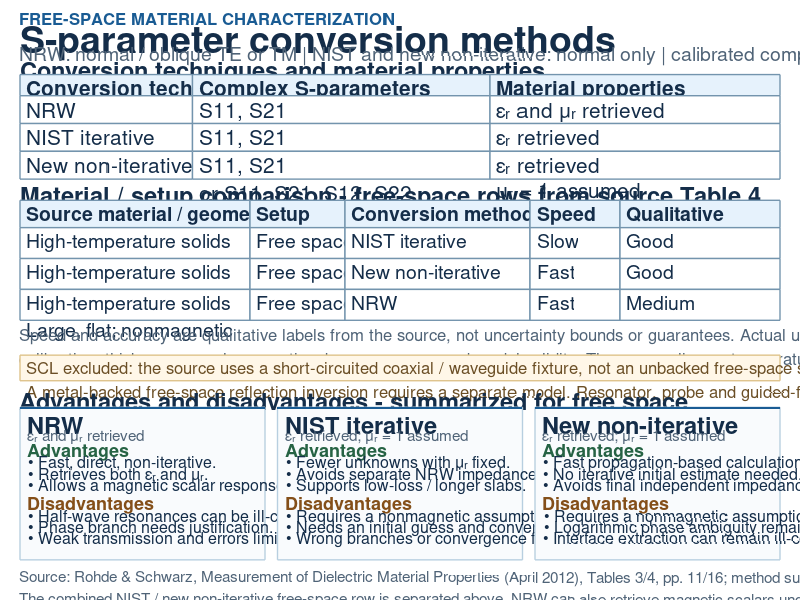

Recreate this plot in MATLAB.
function fig = QuasiOpticalMethodFigure
%QUASIOPTICALMETHODFIGURE Exportable free-space method tables and tradeoffs.
% Standard invisible figure for QuasiOpticalExportBundle; caller closes it.
% Qualitative comparison only. Source tables are paraphrased, free-space only.
W=1600; H=1360;
fig=figure('Visible','off','Color','white','Units','pixels', ...
    'Position',[0 0 W H],'MenuBar','none','ToolBar','none', ...
    'NumberTitle','off','Name','Free-space conversion methods');
ax=axes(fig,'Units','normalized','Position',[0 0 1 1], ...
    'XLim',[0 W],'YLim',[0 H],'YDir','reverse','Visible','off');
hold(ax,'on');
% Keep an explicit white canvas so tight exports retain the page margins.
rectangle(ax,'Position',[0 0 W H],'FaceColor','white','EdgeColor','white');
ink=[.08 .18 .29]; blue=[.10 .36 .58]; muted=[.31 .39 .47];
label(ax,40,26,'FREE-SPACE MATERIAL CHARACTERIZATION',12,blue,true);
label(ax,40,55,'S-parameter conversion methods',27,ink,true);
label(ax,40,104,'NRW: normal / oblique TE or TM | NIST and new non-iterative: normal only | calibrated complex channels',14,muted,false);
label(ax,40,137,'Conversion techniques and material properties',17,ink,true);
rows={ ...
    'Conversion technique','Complex S-parameters','Material properties'; ...
    'NRW',sprintf('S11, S21\nor S11, S21, S12, S22'),sprintf('εᵣ and μᵣ retrieved'); ...
    'NIST iterative',sprintf('S11, S21\nor S11, S21, S12, S22'),sprintf('εᵣ retrieved\nμᵣ = 1 assumed'); ...
    'New non-iterative',sprintf('S11, S21\nor S11, S21, S12, S22'),sprintf('εᵣ retrieved\nμᵣ = 1 assumed')};
drawTable(ax,40,169,[345 595 580],rows,[48 63 63 63],15);
label(ax,40,421,'Material / setup comparison - free-space rows from source Table 4',17,ink,true);
rows={ ...
    sprintf('Source material / geometry'),'Setup','Conversion method','Speed',sprintf('Qualitative\naccuracy'); ...
    sprintf('High-temperature solids\nLarge, flat; nonmagnetic'),'Free space','NIST iterative','Slow','Good'; ...
    sprintf('High-temperature solids\nLarge, flat; nonmagnetic'),'Free space','New non-iterative','Fast','Good'; ...
    sprintf('High-temperature solids\nLarge, flat; nonmagnetic'),'Free space','NRW','Fast','Medium'};
drawTable(ax,40,454,[460 190 370 180 320],rows,[62 70 70 70],14);
label(ax,40,742,sprintf(['Speed and accuracy are qualitative labels from the source, not uncertainty bounds or guarantees. Actual uncertainty depends on\n' ...
    'calibration, thickness, sample properties, beam coverage and model validity. The app applies no temperature compensation.']),12,muted,false);
rectangle(ax,'Position',[40 805 1520 58],'FaceColor',[1 .97 .91],'EdgeColor',[.87 .76 .54],'LineWidth',1);
label(ax,54,817,sprintf(['SCL excluded: the source uses a short-circuited coaxial / waveguide fixture, not an unbacked free-space slab.\n' ...
    'A metal-backed free-space reflection inversion requires a separate model. Resonator, probe and guided-fixture methods are excluded.']),12,[.42 .31 .15],false);
label(ax,40,887,'Advantages and disadvantages - summarized for free space',17,ink,true);
methodNames={'NRW','NIST iterative','New non-iterative'};
outputs={'εᵣ and μᵣ retrieved','εᵣ retrieved; μᵣ = 1 assumed','εᵣ retrieved; μᵣ = 1 assumed'};
pros={ ...
    {'Fast, direct, non-iterative.','Retrieves both εᵣ and μᵣ.','Allows a magnetic scalar response.'}, ...
    {'Fewer unknowns with μᵣ fixed.','Avoids separate NRW impedance division.','Supports low-loss / longer slabs.'}, ...
    {'Fast propagation-based calculation.','No iterative initial estimate needed.','Avoids final independent impedance division.'}};
cons={ ...
    {'Half-wave resonances can be ill-conditioned.','Phase branch needs justification.','Weak transmission and errors limit retrieval.'}, ...
    {'Requires a nonmagnetic assumption.','Needs an initial guess and convergence.','Wrong branches or convergence failure remain.'}, ...
    {'Requires a nonmagnetic assumption.','Logarithmic phase ambiguity remains.','Interface extraction can remain ill-conditioned.'}};
cardW=490; cardY=923; cardH=346;
for k=1:3
    x=40+(k-1)*515;
    rectangle(ax,'Position',[x cardY cardW cardH],'FaceColor',[.975 .984 .993],'EdgeColor',[.72 .81 .88],'LineWidth',1);
    rectangle(ax,'Position',[x cardY cardW 5],'FaceColor',blue,'EdgeColor','none');
    label(ax,x+16,cardY+18,methodNames{k},17,ink,true);
    label(ax,x+16,cardY+49,outputs{k},11,muted,false);
    label(ax,x+16,cardY+80,'Advantages',13,[.15 .39 .27],true);
    y=cardY+108;
    for b=1:3
        lines=wrapText(pros{k}{b},49);
        label(ax,x+18,y,['• ' strjoin(lines,newline)],11.5,ink,false);
        y=y+numel(lines)*17+9;
    end
    label(ax,x+16,cardY+201,'Disadvantages',13,[.52 .31 .10],true);
    y=cardY+229;
    for b=1:3
        lines=wrapText(cons{k}{b},49);
        label(ax,x+18,y,['• ' strjoin(lines,newline)],11.5,ink,false);
        y=y+numel(lines)*17+8;
    end
end
label(ax,40,1292,sprintf(['Source: Rohde & Schwarz, Measurement of Dielectric Material Properties (April 2012), Tables 3/4, pp. 11/16; method summaries pp. 12-15.\n' ...
    'The combined NIST / new non-iterative free-space row is separated above. NRW can also retrieve magnetic scalars under its model assumptions.']),11,muted,false);
drawnow;
end

function drawTable(ax,x,y,widths,rows,heights,fontSize)
ink=[.08 .18 .29]; edge=[.45 .58 .68];
for row=1:size(rows,1)
    if row==1, face=[.90 .95 .99]; else, face=[1 1 1]; end
    left=x;
    for col=1:numel(widths)
        rectangle(ax,'Position',[left y widths(col) heights(row)], ...
            'FaceColor',face,'EdgeColor',edge,'LineWidth',1);
        str=rows{row,col};
        isHeader=(row==1);
        label(ax,left+14,y+12,str,fontSize,ink,isHeader);
        left=left+widths(col);
    end
    y=y+heights(row);
end
end

function label(ax,x,y,str,fontSize,color,bold)
weight='normal'; if bold, weight='bold'; end
text(ax,x,y,str,'Interpreter','none','FontName','Helvetica','FontSize',fontSize, ...
    'FontWeight',weight,'Color',color,'VerticalAlignment','top','Clipping','off');
end

function lines=wrapText(str,maximum)
words=regexp(str,'\s+','split'); lines={}; current='';
for k=1:numel(words)
    if ~isempty(current) && numel(current)+numel(words{k})+1>maximum
        lines{end+1}=current; current=''; %#ok<AGROW>
    end
    if isempty(current),current=words{k};else,current=[current ' ' words{k}];end %#ok<AGROW>
end
if ~isempty(current),lines{end+1}=current;end
end
